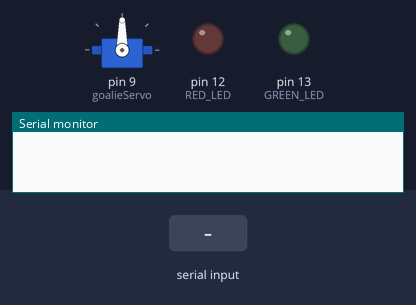
Bench run of a sketch on a simulated Arduino Uno, built with avr-gcc and run on an emulated ATmega328P. Shown: servo, output pins drawn as LEDs (lit = HIGH), the last lines printed to the serial monitor. The inputs (shaded band) are chosen by the test bench.

Above: at 2.2 s.
2.3 s: "L" received over Serial
At 3.2 s:
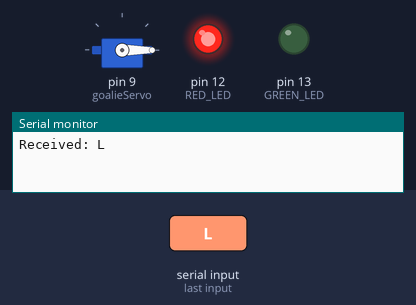
3.8 s: "R" received over Serial
At 4.4 s:
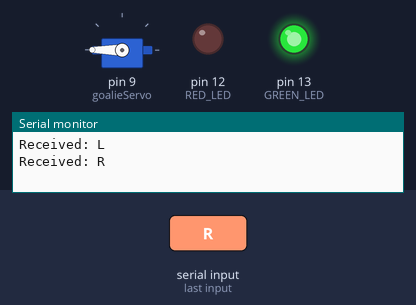
5.3 s: "C" received over Serial
At 6.7 s:
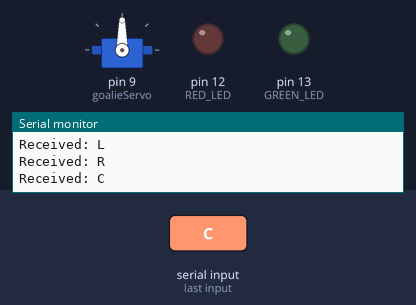
Timing chart, 0 to 8.3 s (numbered marks = the images above; inputs shaded):
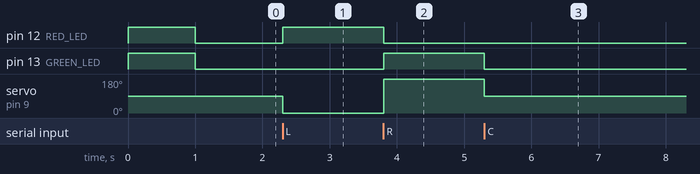

The sketch:

sketch_feb12a.ino
```cpp
#include <Servo.h>

Servo goalieServo;  // Create servo object

// Define positions (Adjust these angles if your servo is reversed!)
const int POS_LEFT = 0;   // Move to 0 degrees
const int POS_CENTER = 90; // Stay at 90 degrees
const int POS_RIGHT = 180; // Move to 180 degrees

// LED pins
const int RED_LED = 12;    // Red LED for LEFT position
const int GREEN_LED = 13;  // Green LED for RIGHT position

char incomingByte;

void setup() {
  Serial.begin(9600);

  // Attach servo to Pin 9
  goalieServo.attach(9);

  // Setup LED pins
  pinMode(RED_LED, OUTPUT);
  pinMode(GREEN_LED, OUTPUT);

  // Test LEDs on startup - blink both
  digitalWrite(RED_LED, HIGH);
  digitalWrite(GREEN_LED, HIGH);
  delay(1000);
  digitalWrite(RED_LED, LOW);
  digitalWrite(GREEN_LED, LOW);

  // Start at center - turn off both LEDs
  goalieServo.write(POS_CENTER);
  digitalWrite(RED_LED, LOW);
  digitalWrite(GREEN_LED, LOW);
}

void loop() {
  if (Serial.available() > 0) {
    incomingByte = Serial.read();

    // Debug: Print what was received
    Serial.print("Received: ");
    Serial.println(incomingByte);

    if (incomingByte == 'L') {
      goalieServo.write(POS_LEFT);
      digitalWrite(RED_LED, HIGH);   // Turn ON red LED
      digitalWrite(GREEN_LED, LOW);  // Turn OFF green LED
    }
    else if (incomingByte == 'C') {
      goalieServo.write(POS_CENTER);
      digitalWrite(RED_LED, LOW);    // Turn OFF both LEDs
      digitalWrite(GREEN_LED, LOW);
    }
    else if (incomingByte == 'R') {
      goalieServo.write(POS_RIGHT);
      digitalWrite(RED_LED, LOW);    // Turn OFF red LED
      digitalWrite(GREEN_LED, HIGH); // Turn ON green LED
    }
  }
}
```

Measured:
- after the input at 2.3 s, pin 12 (RED_LED): LOW → HIGH at once; servo on pin 9 (goalieServo): 90° → 0° at once
- after the input at 3.8 s, pin 12 (RED_LED): HIGH → LOW at once; pin 13 (GREEN_LED): LOW → HIGH at once; servo on pin 9 (goalieServo): 0° → 180° at once
- after the input at 5.3 s, pin 13 (GREEN_LED): HIGH → LOW at once; servo on pin 9 (goalieServo): 180° → 90° at once
